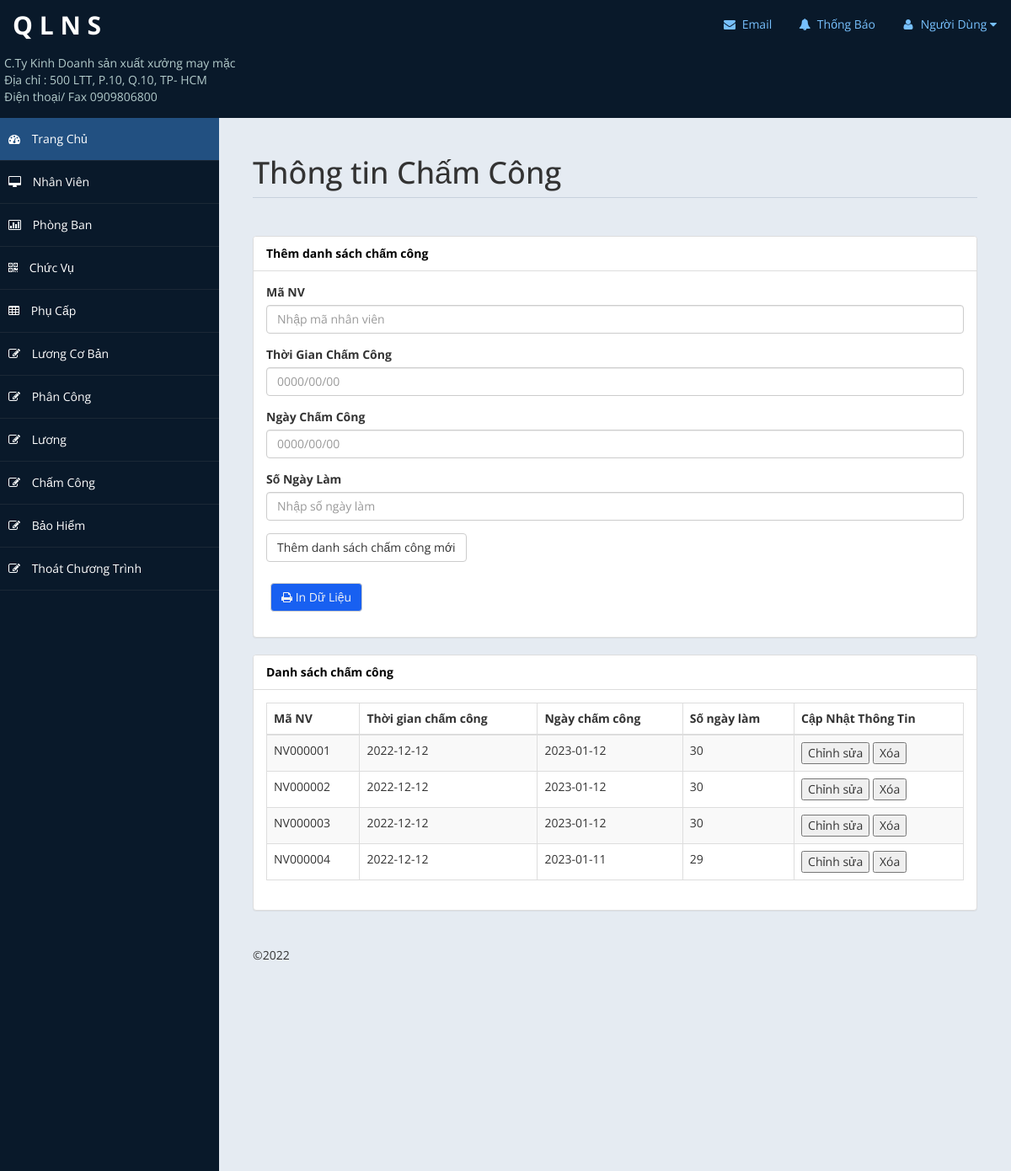
Page /admin/dschamcong.php on the committed database.
### tables this page shows
CREATE TABLE `chamcong` (
  `MaNV` char(20) NOT NULL,
  `ThoiGianChamCong` date NOT NULL,
  `NgayChamCong` date NOT NULL,
  `SoNgayLam` char(30) NOT NULL
);

### admin/includes/datachamcong.php (called while the page is built, shortened)
<?php
class chamcongo{
	private $conn;
	private $table = "chamcong";
	public function __construct($db){
		$this->conn = $db;
	}
	public function read(){
		$sql = "SELECT * FROM $this->table";
		$stmt = $this->conn->prepare($sql);
		$stmt->execute();
		return $stmt;
	}
}
?>

### admin/dschamcong.php (the view, shortened to what this page needs)
<?php
include "includes/datachamcong.php";
$database = new database();
$db = $database->connect();
$chamcongo = new chamcongo($db);
?>
<!DOCTYPE html>
<html xmlns="http://www.w3.org/1999/xhtml">
<head>
    <link href="assets/css/bootstrap.css" rel="stylesheet" />
    <link href="assets/css/font-awesome.css" rel="stylesheet" />
    <link href="assets/js/morris/morris-0.4.3.min.css" rel="stylesheet" />
    <link href="assets/css/custom-styles.css" rel="stylesheet" />
</head>
<body>
    <div id="wrapper">
        <?php
            include "header.php";
        ?>
        <?php
            include "sidebar.php";
        ?>
        <div id="page-wrapper">
            <div id="page-inner">
                <div class="row">
                    <div class="col-md-12">
                        <h1 class="page-header">
                            Thông tin Chấm Công
                        </h1>
                    </div>
                </div>
                <div class="row">
                    <div class="col-lg-12">
                        <div class="panel panel-default">
                            <div class="panel-heading">
                          Thêm danh sách chấm công
                            </div>
                            <div class="panel-body">
                            <div class="row">
                                <div class="col-lg-12">
                                    <form role="form" method="POST" action="">
                                    <div class="form-group">
                                            <label>Mã NV</label>
                                            <input name="MaNV" class="form-control"  placeholder="Nhập mã nhân viên"  >
                                        </div>
                                        <div class="form-group">
                                            <label>Thời Gian Chấm Công</label>
                                            <input name="ThoiGianChamCong" class="form-control" placeholder="0000/00/00">
                                        </div>
                                        <div class="form-group">
                                            <label>Ngày Chấm Công</label>
                                            <input name="NgayChamCong" class="form-control" placeholder="0000/00/00">
                                        </div>
                                        <div class="form-group">
                                            <label>Số Ngày Làm</label>
                                            <input name="SoNgayLam" class="form-control" placeholder="Nhập số ngày làm">
                                        </div>
                                        <button type="submit" class="btn btn-default">Thêm danh sách chấm công mới</button>
                                        <br></br>
                                        <div class="color">
                                        <button style="background-color:#1860F1;color:#F2F3F5" type="submit" class="btn btn-default" href="" onclick="window.print();return false;"><i class="fa fa-print"></i> In Dữ Liệu</button>
                                        </div>
                                    </form>
                                </div>
                            </div>
                            </div>
                        </div>
                    </div>
                </div>
                <div class="row">
                    <div class="col-lg-12">
                        <div class="panel panel-default">
                            <div class="panel-heading">
                                Danh sách chấm công
                            </div>
                            <div class="panel-body">
                                <div class="table-responsive">
                                    <table class="table table-striped table-bordered table-hover">
                                        <thead>
                                            <tr>
                                                <th>Mã NV</th>
                                                <th>Thời gian chấm công</th>
                                                <th>Ngày chấm công</th>
                                                <th>Số ngày làm</th>
												<th>Cập Nhật Thông Tin</th>
                                            </tr>
                                        </thead>
                                        <tbody>
                                            <?php
                                            $result = $chamcongo->read();
                                            $num = $result->rowCount();
                                            if($num>0){
                                                while($rows = $result->fetch()){
                                            ?>
                                            <tr>
                                                <td><?php echo $rows['MaNV'] ?></td>
                                                <td><?php echo $rows['ThoiGianChamCong'] ?></td>
                                                <td><?php echo $rows['NgayChamCong'] ?></td>
                                                <td><?php echo $rows['SoNgayLam'] ?></td>
                                                <td>
                                                <button data-toggle="modal" data-toggle="modal" data-target="#edit_employee<?php echo $rows['MaNV']?>">Chỉnh sửa
												</button>
                                                <button data-toggle="modal" data-toggle="modal" data-target="#delete_employee<?php echo $rows['MaNV']?>">Xóa
                                            </button>
												</td>
                                            </tr>
                                            <?php
                                                }
                                            }
                                            ?>
                                        </tbody>
                                    </table>
                                </div>
                            </div>
                        </div>
                    </div>
                </div>
				<footer><p>&copy;2022</p></footer>
            </div>
        </div>
    </div>
</body>
</html>

### admin/assets/css/custom-styles.css (style rules this page uses)
body { font-family: 'Open Sans', sans-serif; }
#wrapper { width: 100%; background:#09192A; }
#page-wrapper { padding: 15px 15px; min-height: 600px; background:#E5EBF2; }
#page-inner { width:100%; margin:10px 20px 10px 0px; background-color:transparent; padding:10px; min-height:1200px; }
h1, .h1, h2, .h2, h3, .h3 { margin-top: 7px; margin-bottom: -5px; }
p { font-size:16px; line-height:25px; padding-top:20px; }
.page-header { padding-bottom: 9px; margin: 10px 0 45px; border-bottom: 1px solid #C7D1DD; }
.panel-default > .panel-heading { color: #000; background-color: #FFFFFF; border-color: #ddd; font-weight:bold; }
footer p { font-size: 14px; }
@media (min-width:768px) { #page-wrapper { margin: 0 0 0 260px; padding: 15px 30px; min-height: 1200px; } }

### admin/header.php (style rules this page uses)
.color { color: #b3cbcb; padding: 5px; padding-bottom:15px; }

### rows in the picture
chamcong: MaNV "NV000001", ThoiGianChamCong "2022-12-12", NgayChamCong "2023-01-12", SoNgayLam "30"
chamcong: MaNV "NV000002", ThoiGianChamCong "2022-12-12", NgayChamCong "2023-01-12", SoNgayLam "30"
chamcong: MaNV "NV000003", ThoiGianChamCong "2022-12-12", NgayChamCong "2023-01-12", SoNgayLam "30"
chamcong: MaNV "NV000004", ThoiGianChamCong "2022-12-12", NgayChamCong "2023-01-11", SoNgayLam "29"
